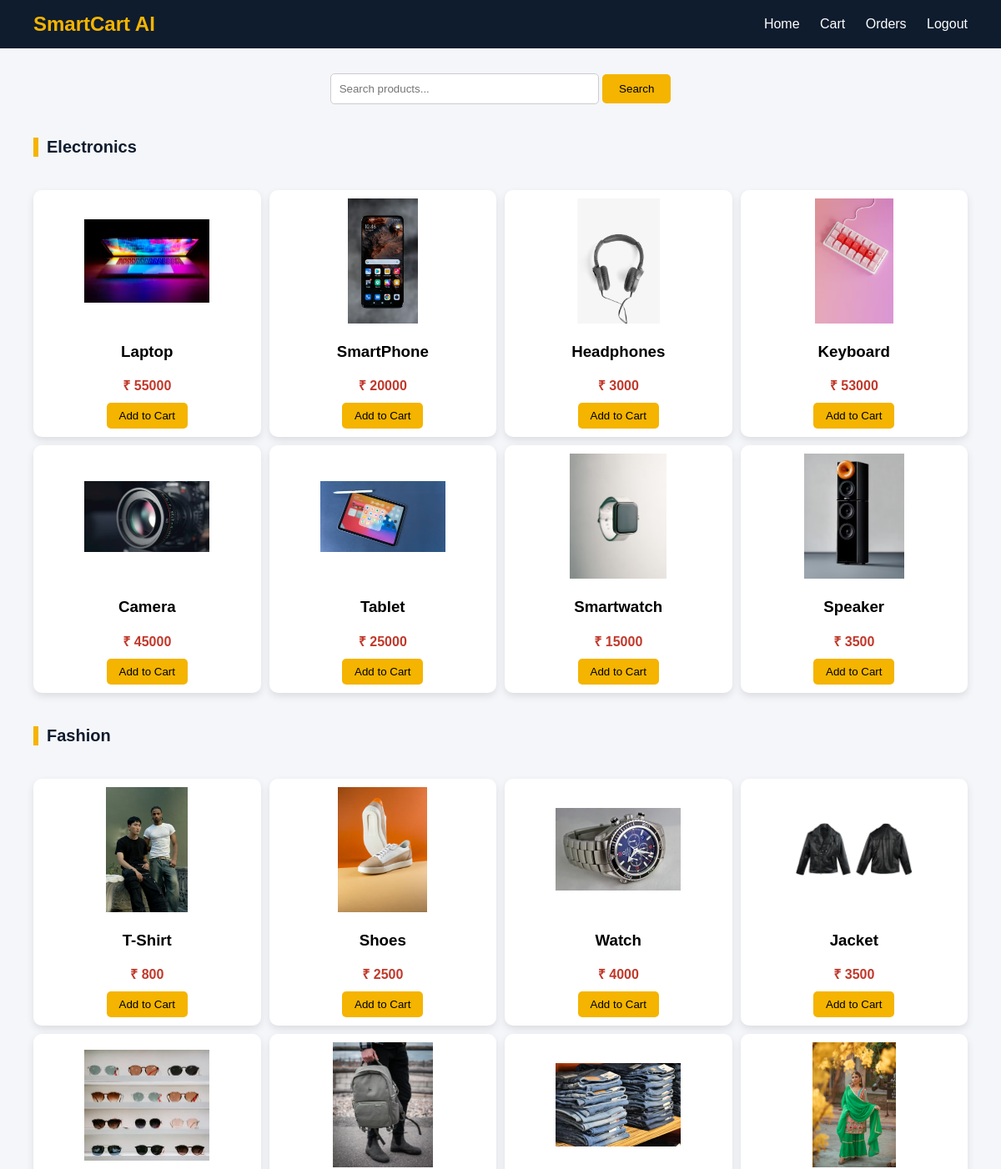
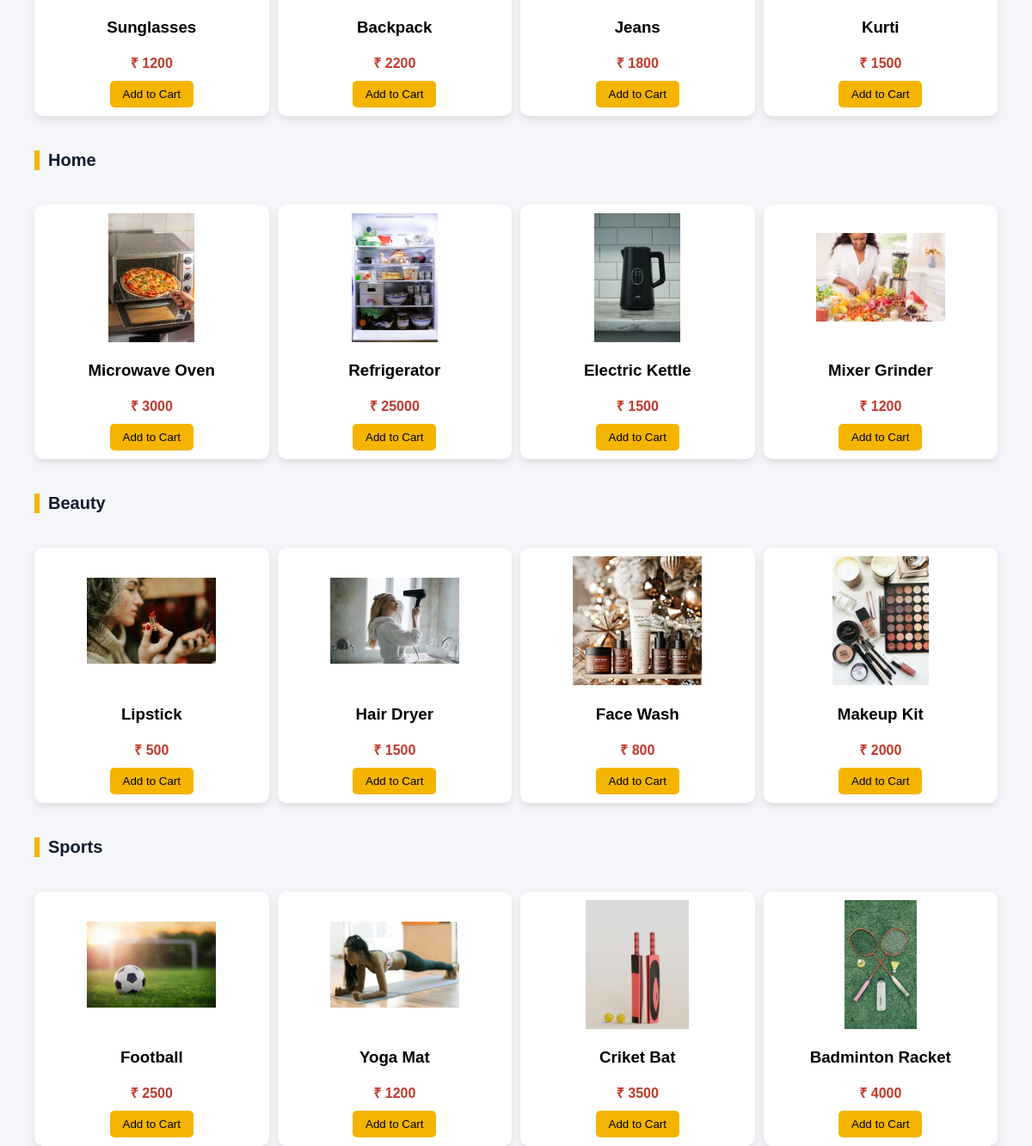
The page / on the database its author committed (2 pictures, top to bottom).
### tables this page shows
CREATE TABLE products (
        id INTEGER PRIMARY KEY AUTOINCREMENT,
        name TEXT,
        price INTEGER,
        image TEXT,
        category TEXT
    );

### app.py (the view, shortened to what this page needs)
@app.route('/')
def home():
    conn = sqlite3.connect(DATABASE)
    c = conn.cursor()
    c.execute("SELECT * FROM products")
    products = c.fetchall()
    recommended_products = []
    conn.close()
    return render_template(
        "home.html",
        products=products,
        recommended_products=recommended_products
    )

### templates/home.html (shortened to what this page needs)
<!DOCTYPE html>
<html>
<head>
</head>
<body>
<div class="navbar">
    <h2>SmartCart AI</h2>
    <div class="nav-links">
        <a href="/">Home</a>
        <a href="/cart">Cart</a>
        <a href="/orders">Orders</a>
        <a href="/logout">Logout</a>
    </div>
</div>
<div class="search-box">
    <form action="/search" method="GET">
        <input type="text" name="search" placeholder="Search products...">
        <button type="submit">Search</button>
    </form>
</div>
{% for category in products|map(attribute=4)|unique %}
<div class="category-title">
    {{ category|capitalize }}
</div>
<div class="products">
    {% for product in products %}
        {% if product[4] == category %}
        <div class="card">
            <img src="{{ url_for('static', filename=product[3]) }}">
            <h3>{{ product[1] }}</h3>
            <div class="price">₹ {{ product[2] }}</div>
            <a href="/add_to_cart/{{ product[0] }}">
                <button class="btn">Add to Cart</button>
            </a>
        </div>
        {% endif %}
    {% endfor %}
</div>
{% endfor %}
</body>
</html>

### templates/home.html (style rules this page uses)
body { margin: 0; font-family: Arial, sans-serif; background: #f5f6fa; }
.navbar { background: #0f1c2e; padding: 15px 40px; color: white; display: flex; justify-content: space-between; align-items: center; }
.navbar h2 { margin: 0; color: #f4b400; }
.nav-links a { color: white; margin-left: 20px; text-decoration: none; }
.search-box { text-align: center; margin: 30px 0; }
.search-box input { width: 300px; padding: 10px; border-radius: 5px; border: 1px solid #ccc; }
.search-box button { padding: 10px 20px; background: #f4b400; border: none; border-radius: 5px; cursor: pointer; }
.category-title { margin: 40px; font-size: 20px; font-weight: bold; color: #0f1c2e; border-left: 6px solid #f4b400; padding-left: 10px; }
.products { display: grid; grid-template-columns: repeat(auto-fill, minmax(220px, 1fr)); gap: 10px; padding: 0 40px; }
.card { background: white; border-radius: 10px; padding: 10px; text-align: center; box-shadow: 0 4px 10px rgba(0,0,0,0.1); transition: all 0.3s ease; }
.card img { width: 150px; height: 150px; object-fit: contain; }
.price { color: #c0392b; font-weight: bold; }
.btn { background: #f4b400; padding: 8px 15px; border: none; border-radius: 5px; cursor: pointer; margin-top: 10px; }

### rows shown on the page
products: category "Electronics", image (picture), name "Laptop", price "55000"
products: image (picture), name "SmartPhone", price "20000"
products: image (picture), name "Headphones", price "3000"
products: image (picture), name "Keyboard", price "53000"
products: image (picture), name "Camera", price "45000"
products: image (picture), name "Tablet", price "25000"
products: image (picture), name "Smartwatch", price "15000"
products: image (picture), name "Speaker", price "3500"
products: category "Fashion", image (picture), name "T-Shirt", price "800"
products: image (picture), name "Shoes", price "2500"
products: image (picture), name "Watch", price "4000"
products: image (picture), name "Jacket", price "3500"
products: image (picture), name "Sunglasses", price "1200"
products: image (picture), name "Backpack", price "2200"
products: image (picture), name "Jeans", price "1800"
products: image (picture), name "Kurti", price "1500"
products: category "Home", image (picture), name "Microwave Oven", price "3000"
products: image (picture), name "Refrigerator", price "25000"
products: image (picture), name "Electric Kettle", price "1500"
products: image (picture), name "Mixer Grinder", price "1200"
products: category "Beauty", image (picture), name "Lipstick", price "500"
products: image (picture), name "Hair Dryer", price "1500"
products: image (picture), name "Face Wash", price "800"
products: image (picture), name "Makeup Kit", price "2000"
products: category "Sports", image (picture), name "Football", price "2500"
products: image (picture), name "Yoga Mat", price "1200"
products: image (picture), name "Criket Bat", price "3500"
products: image (picture), name "Badminton Racket", price "4000"
